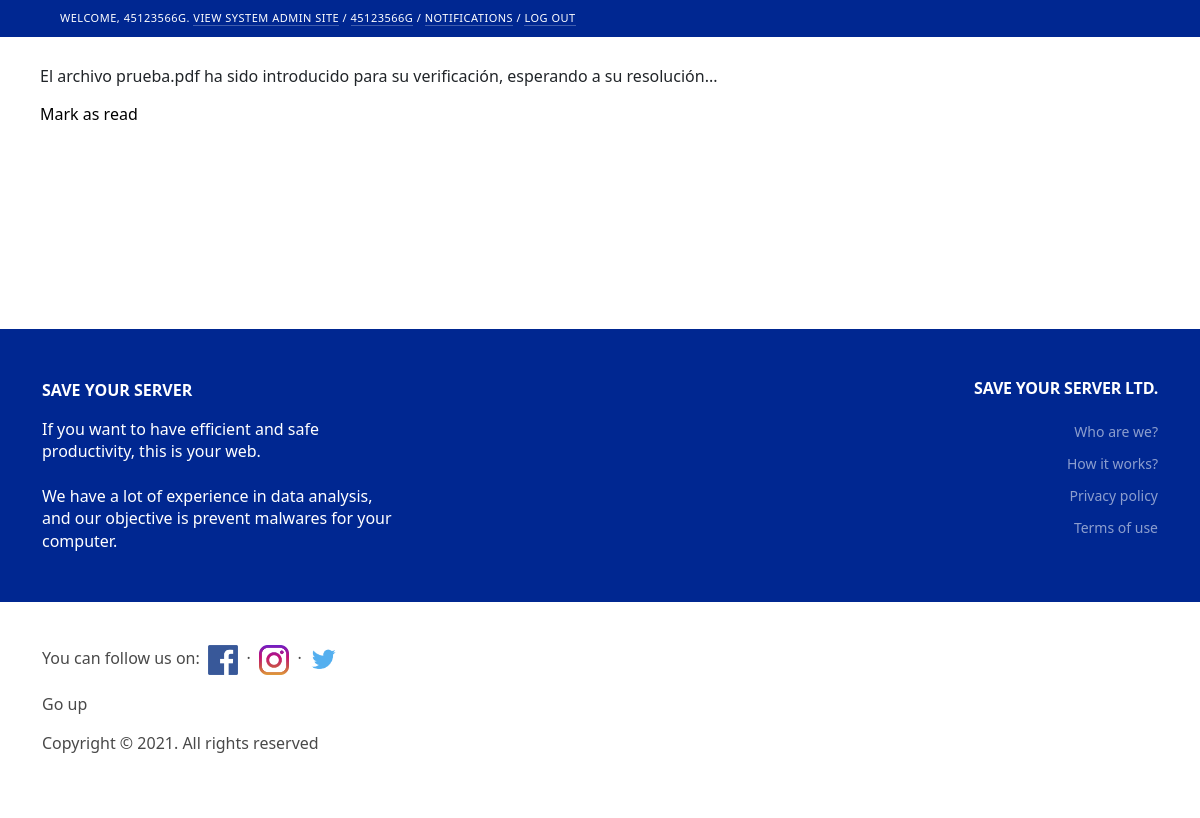
Screenshot of /show/1 (signed in) with the database file from the repository.
### SaveYourServerTFGApp/models.py (models this page shows, shortened)
class MyUser(AbstractBaseUser):
    email = models.EmailField(
        verbose_name='email address',
        max_length=255,
        blank=True,
        default="",
    )
    full_name = models.CharField(max_length=255, blank=True, null=True)
    dni = models.CharField(max_length=9, unique = True, default="")
    date_of_birth = models.DateField()
    is_active = models.BooleanField(default=True)
    is_admin = models.BooleanField(default=False)
    is_systemadmin = models.IntegerField(null=True, blank=True)
    objects = MyUserManager()
    USERNAME_FIELD = 'dni'
    REQUIRED_FIELDS = ['date_of_birth', 'full_name', 'email']
    class Meta:
        verbose_name_plural = "Users"

class Notification(models.Model):
    upload_date_not = models.DateTimeField(default=timezone.now)
    is_visualized = models.BooleanField(default=False)
    message = models.TextField(blank=True, null=True)
    notification_title = models.CharField(max_length=255, blank=True, null=True)
    user = models.ForeignKey(MyUser, on_delete=models.CASCADE,)

### SaveYourServerTFGApp/views.py (the view)
# urls.py: path('show/<str:notification_id>', views.show_notification, name='show_notification'),
@login_required(login_url='login')
def show_notification(request, notification_id):
    n = Notification.objects.get(id=notification_id)
    context={'notification': n}
    return render(request, 'SaveYourServerTFGUsersApp/notification.html', context)

### SaveYourServerTFGApp/templates/SaveYourServerTFGUsersApp/notification.html (shortened to what this page needs)
<!DOCTYPE html>
<html lang="en-us" dir="ltr">
<head>
  <link rel="stylesheet" type="text/css" href="/static/SaveYourServerTFGUsersApp/css/base.css">
  <link rel="stylesheet" type="text/css" href="/static/SaveYourServerTFGUsersApp/css/nav_sidebar.css">
  <link rel="stylesheet" type="text/css" href="/static/SaveYourServerTFGUsersApp/css/dashboard.css">
  <link href="https://cdn.jsdelivr.net/npm/bootstrap@5.0.1/dist/css/bootstrap.min.css" rel="stylesheet">
  <link rel="stylesheet" href="https://use.fontawesome.com/releases/v5.6.1/css/all.css">
  <link rel="stylesheet" type="text/css" href="/static/admin/css/responsive.css">
  <link rel="stylesheet" type="text/css" href="/static/SaveYourServerTFGUsersApp/css/formato-index.css">
</head>
<body class="dashboard" data-admin-utc-offset="0">
  <div id="header" style="background-color: #002791">
    <div id="user-tools">
      {% if request.user.is_authenticated %}
      Welcome,
          {% if request.user.is_admin %}
            {% if request.user.is_systemadmin == 0 %}
                <strong>{{user.dni}}</strong>.
                <a href="/admin/" style="color: white;">View admin site</a>
                /
                <a href="{% url 'notification' %}" style="color: white;">Notifications</a>
                /
                <a href="{% url 'logout' %}" style="color: white;">Log out</a>
            {% else %}
                <strong>{{user.dni}}</strong>.
                <a href="/admin/" style="color: white;">View system admin site</a>
                /
                <a href="{% url 'view_data' user.id %}" style="color: white;"> <strong>{{user.dni}}</strong></a>
                /
                <a href="{% url 'notification' %}" style="color: white;">Notifications</a>
                /
                <a href="{% url 'logout' %}" style="color: white;">Log out</a>
            {% endif %}
          {% else %}
          <a href="{% url 'view_data' user.id %}" style="color: white;"> <strong>{{user.dni}}</strong></a>.
          <a href="{% url 'logout' %}" style="color: white;">Log out</a>
          {% endif %}
      {% else %}
      <a href="/login/" style="color: white;">Login</a>
      &nbsp;&nbsp;
      <a href="/register/" style="color: white;">Sign up</a>
      {% endif %}
    </div>
  </div>
  <div id="content">
    <p>{{notification.message}}</p>
    <p><a href="/notification/delete/{{notification.id}}" style="color: black;">Mark as read</a></p>
  </div>
  <br><br><br><br><br><br><br>
  <section class="footer-top-section home-footer">
    <div class="container">
        <div class="row">
            <div class="col-lg-4 col-md-8 col-sm-12">
                <div class="footer-widget about-widget">
                    <p><b style="color: #fff;">SAVE YOUR SERVER</b></p>
                    <p style="color: #fff">If you want to have efficient and safe productivity, this is your web.<br><br>We have a lot of experience in data analysis, and our objective is prevent malwares for your computer.</p>
                </div>
            </div>
            <div class="col-lg-4 col-md-4 col-sm-6" align="center">
            </div>
            <div class="col-lg-4 col-md-4 col-sm-12" align="right">
                <div class="footer-widget">
                    <h6 class="fw-title">Save Your Server Ltd.</h6>
                    <ul>
                        <li><a href="/who_are_we/" style="color: white;">Who are we?</a></li>
                        <li><a href="/how_it_works/">How it works?</a></li>
                        <li><a href="/privacity/" style="color: white;">Privacy policy</a></li>
                        <li><a href="/terms/" style="color: white;">Terms of use</a></li>
                    </ul>
                </div>
            </div>
        </div>
    </div>
  </section>
  <footer class="page-footer mt-auto py-3 footer-section" style="background-color: #FFFFFF">
  <div class="container">
      <p class="redes" style="color: #494949">You can follow us on:&nbsp; <a href="https://www.facebook.com/" target="_blank"><img
                      src="/static/SaveYourServerTFGUsersApp/img/facebook.png" width="30"></a> &nbsp;·&nbsp; <a href="https://www.instagram.com/"
                                                                             target="_blank"><img src="/static/SaveYourServerTFGUsersApp/img/instagram.png"
                                                                                                  width="30"></a> &nbsp;·
          <a href="https://www.twitter.com/" target="_blank"><img src="/static/SaveYourServerTFGUsersApp/img/twitter.png" width="35"></a></p>
      <p class="float-right"><a href="#" style="color: #494949">Go up</a></p>
      <p class="copyright" style="color: #494949">Copyright © 2021. All rights reserved</p>
      <br/>
  </div>
  </footer>
</body>
</html>

### SaveYourServerTFGApp/static/SaveYourServerTFGUsersApp/css/base.css (style rules this page uses)
:root { --primary: #79aec8; --secondary: #002791; --accent: #f5dd5d; --primary-fg: #fff; --body-fg: #333; --body-bg: #fff; --body-quiet-color: #666; --body-loud-color: #000; --header-color: #fff; --header-branding-color: var(--accent); --header-bg: var(--secondary); --header-link-color: var(--primary-fg); --breadcrumbs-fg: #c4dce8; --breadcrumbs-link-fg: var(--body-bg); --breadcrumbs-bg: var(--primary); --link-fg: #ffffff; --link-hover-color: #fff; --link-selected-fg: #ffffff; --hairline-color: #e8e8e8; --border-color: #ccc; --error-fg: #ba2121; --message-success-bg: #dfd; --message-warning-bg: #ffc; --message-error-bg: #ffefef; --darkened-bg: #f8f8f8; --selected-bg: #e4e4e4; --selected-row: #ffc; --button-fg: #fff; --button-bg: var(--primary); --button-hover-bg: #609ab6; --default-button-bg: var(--secondary); --default-button-hover-bg: #205067; --close-button-bg: #888; --close-button-hover-bg: #747474; --delete-button-bg: #ba2121; --delete-button-hover-bg: #a41515; --object-tools-fg: var(--button-fg); --object-tools-bg: var(--close-button-bg); --object-tools-hover-bg: var(--close-button-hover-bg); }
html, body { height: 100%; }
body { margin: 0; padding: 0; font-size: 14px; font-family: "Roboto","Lucida Grande","DejaVu Sans","Bitstream Vera Sans",Verdana,Arial,sans-serif; color: white; background: white; }
a:link, a:visited { color: var(--link-fg); text-decoration: none; transition: color 0.15s, background 0.15s; }
a img { border: none; }
p, ol, ul, dl { margin: .2em 0 .8em 0; }
p { padding: 0; line-height: 140%; }
ul > li { list-style-type: square; padding: 1px 0; }
li, dt, dd { font-size: 13px; line-height: 20px; }
p img, h1 img, h2 img, h3 img, h4 img, td img { vertical-align: middle; }
#content { padding: 20px 40px; }
.dashboard #content { width: 600px; }
#header { width: auto; height: auto; display: flex; justify-content: space-between; align-items: center; padding: 10px 40px; background: #002791; color: #ffffff; overflow: hidden; }
#header a:link, #header a:visited { color: var(--header-link-color); }
#user-tools { float: right; padding: 0; margin: 0 0 0 20px; font-weight: 300; font-size: 11px; letter-spacing: 0.5px; text-transform: uppercase; text-align: right; }
#user-tools a { border-bottom: 1px solid rgba(255, 255, 255, 0.25); }

### SaveYourServerTFGApp/static/SaveYourServerTFGUsersApp/css/formato-index.css (style rules this page uses)
.footer-top-section { padding-top: 50px; padding-bottom: 50px; background: #002791; }
.footer-top-section.home-footer { padding-bottom: 0; }
.footer-widget { margin-bottom: 50px; color: white; }
.footer-widget .fw-title { text-transform: uppercase; font-weight: 600; color: white; margin-bottom: 22px; letter-spacing: -0.2px; }
.footer-widget ul { list-style: none; }
.footer-widget ul li { font-size: 14px; display: block; margin-bottom: 10px; color: white; opacity: 0.55; }
.footer-widget ul li:last-child { margin-bottom: 0; color: white; }
.footer-widget ul li a { color: #fff; }
.dashboard #content { width: auto; }

### rows the page displays
MyUser: dni "45123566G"
Notification: message "El archivo prueba.pdf ha sido introducido para su verificación, esperando a su resolución..."
